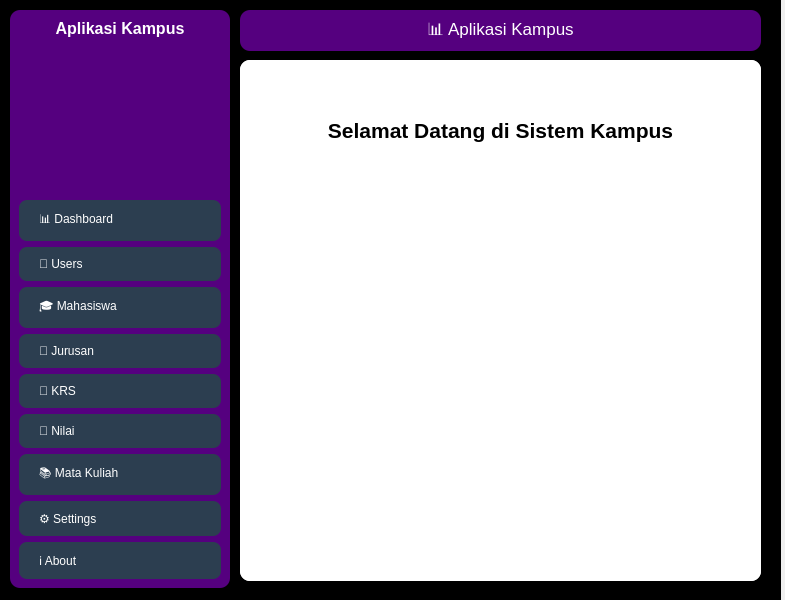
<?xml version="1.0" encoding="UTF-8"?>
<ui version="4.0">
 <class>Form</class>
 <widget class="QWidget" name="Form">
  <property name="geometry">
   <rect>
    <x>0</x>
    <y>0</y>
    <width>785</width>
    <height>600</height>
   </rect>
  </property>
  <property name="font">
   <font>
    <pointsize>17</pointsize>
   </font>
  </property>
  <property name="windowTitle">
   <string>Aplikasi Kampus</string>
  </property>
  <widget class="QFrame" name="frameMain">
   <property name="geometry">
    <rect>
     <x>0</x>
     <y>0</y>
     <width>781</width>
     <height>601</height>
    </rect>
   </property>
   <property name="styleSheet">
    <string notr="true">QFrame#frameMain { background-color: rgb(0, 0, 0); }</string>
   </property>
   <widget class="QLabel" name="labelHeader">
    <property name="geometry">
     <rect>
      <x>240</x>
      <y>10</y>
      <width>521</width>
      <height>41</height>
     </rect>
    </property>
    <property name="font">
     <font>
      <pointsize>13</pointsize>
     </font>
    </property>
    <property name="styleSheet">
     <string notr="true">color: white; background-color: rgb(85, 0, 127); border-radius: 10px;</string>
    </property>
    <property name="text">
     <string>📊 Aplikasi Kampus</string>
    </property>
    <property name="alignment">
     <set>Qt::AlignCenter</set>
    </property>
   </widget>
   <widget class="QFrame" name="frameSidebar">
    <property name="geometry">
     <rect>
      <x>10</x>
      <y>10</y>
      <width>220</width>
      <height>578</height>
     </rect>
    </property>
    <property name="styleSheet">
     <string notr="true">
      QFrame { background-color: rgb(85, 0, 127); border-radius: 10px; }
      QPushButton { color: white; background-color: #2C3E50; border: none; text-align: left; padding: 10px 20px; border-radius: 8px; font: 10pt 'Segoe UI'; }
      QPushButton:hover { background-color: rgb(85, 170, 255); }
     </string>
    </property>
    <layout class="QVBoxLayout" name="verticalLayout">
     <item>
      <widget class="QLabel" name="labelTitle_2">
       <property name="font">
        <font>
         <family>Segoe UI</family>
         <pointsize>12</pointsize>
         <weight>75</weight>
         <bold>true</bold>
        </font>
       </property>
       <property name="styleSheet">
        <string notr="true">color: white;</string>
       </property>
       <property name="text">
        <string>Aplikasi Kampus</string>
       </property>
       <property name="alignment">
        <set>Qt::AlignCenter</set>
       </property>
      </widget>
     </item>
     <item>
      <spacer name="spacer">
       <property name="orientation">
        <enum>Qt::Vertical</enum>
       </property>
       <property name="sizeHint" stdset="0">
        <size>
         <width>0</width>
         <height>0</height>
        </size>
       </property>
      </spacer>
     </item>
     <item>
      <widget class="QPushButton" name="btnDashboard">
       <property name="text">
        <string>📊 Dashboard</string>
       </property>
      </widget>
     </item>
     <item>
      <widget class="QPushButton" name="btnUsers">
       <property name="text">
        <string>👥 Users</string>
       </property>
      </widget>
     </item>
     <item>
      <widget class="QPushButton" name="btnMahasiswa">
       <property name="text">
        <string>🎓 Mahasiswa</string>
       </property>
      </widget>
     </item>
     <item>
      <widget class="QPushButton" name="btnJurusan">
       <property name="text">
        <string>📒 Jurusan</string>
       </property>
      </widget>
     </item>
     <item>
      <widget class="QPushButton" name="btnKrs">
       <property name="text">
        <string>📝 KRS</string>
       </property>
      </widget>
     </item>
     <item>
      <widget class="QPushButton" name="btnNilai">
       <property name="text">
        <string>💯 Nilai</string>
       </property>
      </widget>
     </item>
     <item>
      <widget class="QPushButton" name="btnMataKuliah">
       <property name="text">
        <string>📚 Mata Kuliah</string>
       </property>
      </widget>
     </item>
     <item>
      <widget class="QPushButton" name="btnSettings">
       <property name="text">
        <string>⚙ Settings</string>
       </property>
      </widget>
     </item>
     <item>
      <widget class="QPushButton" name="btnAbout">
       <property name="text">
        <string>ℹ About</string>
       </property>
      </widget>
     </item>
    </layout>
   </widget>
   <widget class="QStackedWidget" name="stackedWidget">
    <property name="geometry">
     <rect>
      <x>240</x>
      <y>60</y>
      <width>521</width>
      <height>521</height>
     </rect>
    </property>
    <property name="styleSheet">
     <string notr="true">background-color: white; border-radius: 10px;</string>
    </property>
    <widget class="QWidget" name="pageDashboard">
     <widget class="QLabel" name="lblWelcome">
      <property name="geometry">
       <rect>
        <x>0</x>
        <y>20</y>
        <width>521</width>
        <height>101</height>
       </rect>
      </property>
      <property name="font">
       <font>
        <pointsize>16</pointsize>
        <weight>75</weight>
        <bold>true</bold>
       </font>
      </property>
      <property name="text">
       <string>Selamat Datang di Sistem Kampus</string>
      </property>
      <property name="alignment">
       <set>Qt::AlignCenter</set>
      </property>
     </widget>
    </widget>
   </widget>
  </widget>
 </widget>
 <resources/>
 <connections/>
</ui>
